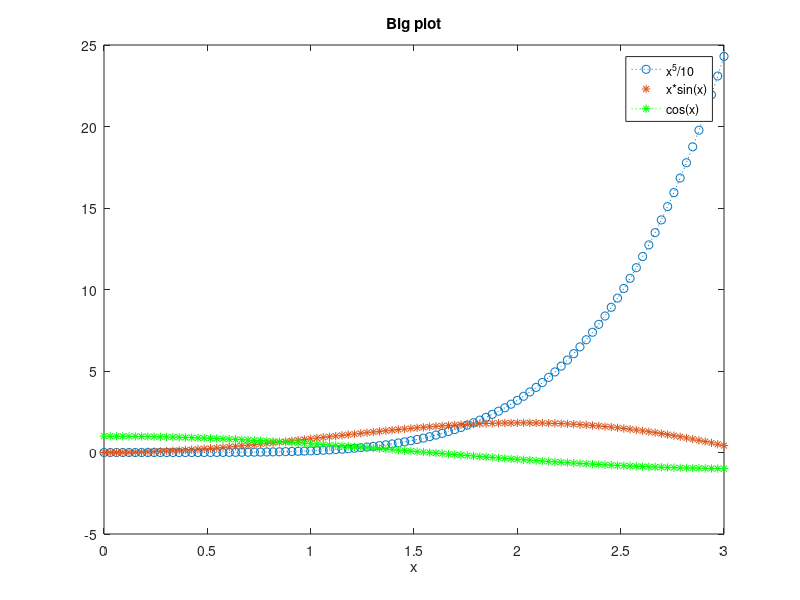

Source code (MATLAB):
%Exercise 2%

%x is in [0,3] - graph the functions x^5/10, x*sin(x) and cos(x)

%plotting the graphs in the same picture
x = linspace(0,3,100);
y = x.^5/10;
plot(x,y,'o:');

hold on
z = x.*sin(x);
plot(x,z,'*');

hold on
w = cos(x)
plot(x,w,'g:*');

xlabel('x')

title('Big plot')
legend('x^5/10','x*sin(x)','cos(x)')

hold off
%hold off


